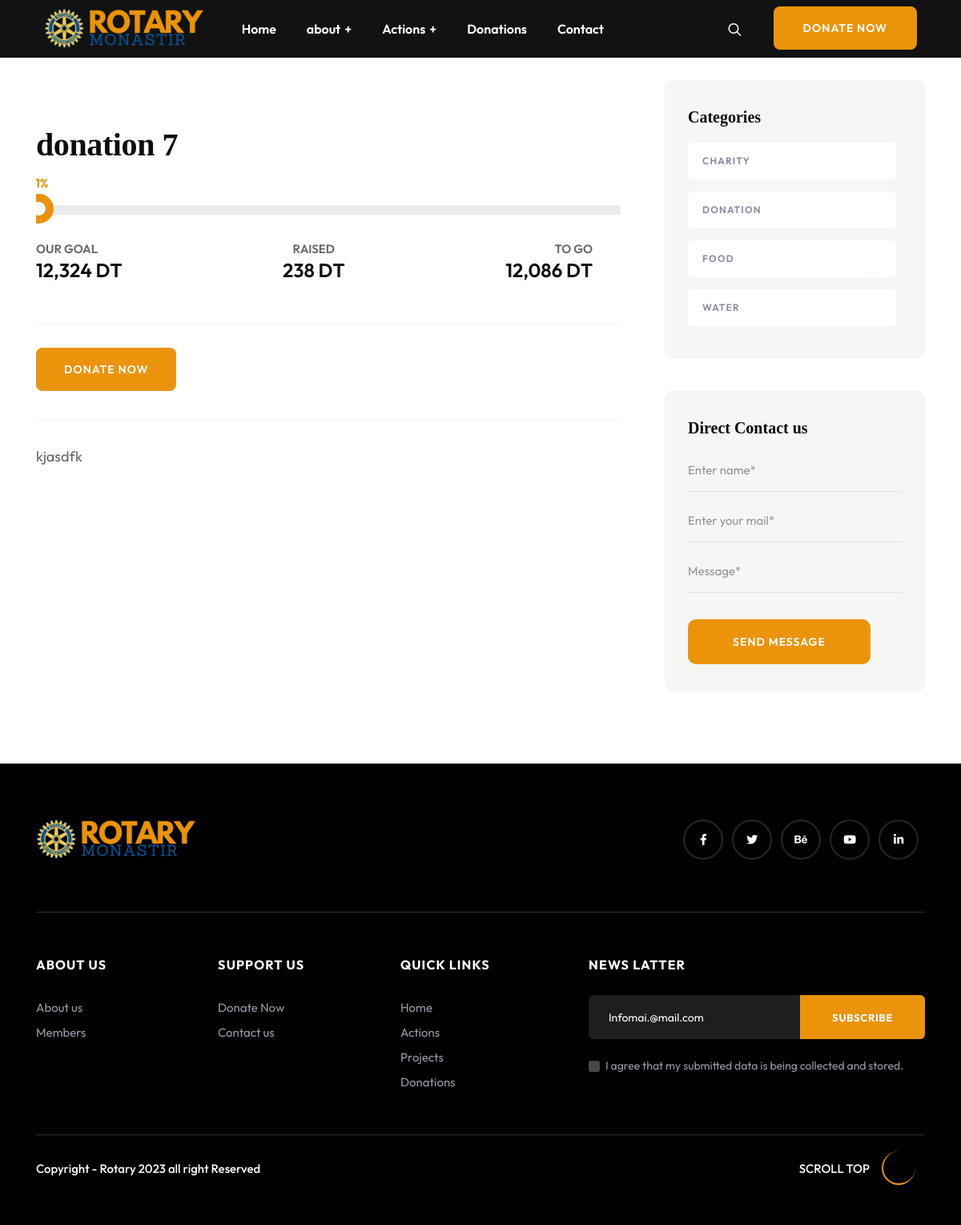
The page /donation/donation-7/ on the database its author committed.
### base/models.py (models this page shows, shortened)
class Donation(models.Model):
    title = models.CharField(max_length=200, unique=True)
    slug = AutoSlugField(populate_from='title',unique=True)
    content = models.TextField()
    goal = models.IntegerField()
    raised = models.IntegerField()
    image = models.ImageField(blank=True,upload_to='rotary/donations')
    categories = models.ManyToManyField('Category')
    def get_raised(self):
        return  f'{self.raised:,}'
    def get_goal(self):
        return  f'{self.goal:,}'
    def get_to_go(self):
        return  f'{self.goal - self.raised:,}'
    def get_percent(self):
        return  int(self.raised * 100 / self.goal)

class Category(models.Model):
    name = models.CharField(max_length=40, unique=True)

### base/views.py (the view)
# urls.py: path('donation/<str:pk>/', views.donation , name="donation"),
def donation(request,pk):
    q= request.GET.get('q','')
    donation = Donation.objects.get(slug=pk)
    categories = Category.objects.all().order_by('name')
    context = {'donation': donation,'q':q,'categories':categories}
    return render(request,'base/donation.html',context)

### base/templates/base/donation.html (shortened to what this page needs)
{% extends 'main.html' %} {% load static %} {% block content %}
<main>
   <div class="donation-details-area pt-100 pb-90">
    <div class="container">
       <div class="row">
          <div class="col-lg-8">
             <div class="donation-details-item">
                <div class="donation-card-box donaion-details">
                   <div class="card-item">
                      <div class="tpcard__wrapper donation-details">
                         <div class="tpcard__thumb donation-details">
                         </div>
                         <div class="tpcard__content donation-details">
                            <h4 class="tpcard__title donation-details">{{donation.title}}
                            </h4>
                            <div class="tpcard__progresss">
                               <div class="progress donation-details">
                                  <div class="progress-bar donation-details" role="progressbar"
                                     aria-label="Example with label" style="width: {{donation.get_percent}}%;" aria-valuenow="25"
                                     aria-valuemin="0" aria-valuemax="100">
                                     <span>{{donation.get_percent}}%</span>
                                  </div>
                               </div>
                            </div>
                            <div class="tpcard__bottom d-flex justify-content-between">
                               <div class="tpcard__details donation-details">
                                  <span class="subtitle">our goal</span> <br>
                                  <span class="sale">{{donation.get_goal}} Dt</span>
                               </div>
                               <div class="tpcard__details donation-details">
                                  <span class="subtitle text-center">Raised</span> <br>
                                  <span class="sale">{{donation.get_raised}} Dt</span>
                               </div>
                               <div class="tpcard__details donation-details">
                                  <span class="subtitle text-end">to go</span> <br>
                                  <span class="sale">{{donation.get_to_go}} Dt</span>
                               </div>
                            </div>
                         </div>
                      </div>
                   </div>
                </div>
                <div class="donation-error-notification p-relative">
                   <div class="donation-btn">
                      <a class="tp-btn tp-btn-shine-effect" href="donation-details.html">Donate now</a>
                   </div>
                </div>
                <div class="donation-details-text mt-60">
                   <p class="mb-30">{{donation.content}}</p>
                </div>
             </div>
          </div>
          <div class="col-lg-4">
             <div class="right-padding pl-25">
                <div class="sidebar__widget donation-details mb-40">
                   <h3 class="sidebar__widget-title donation-details">Categories</h3>
                   <div class="sidebar__widget-content donation-details">
                      <ul>
                        {% for category in categories %}
                        <li>
                          <a href="{% url 'donations' %}?q={{category.name}}">{{ category.name }} </a>
                        </li>
                        {% endfor %}
                      </ul>
                   </div>
                </div>
                <div class="sidebar__widget-contact">
                   <h3 class="sidebar__widget-title donation-details contact">Direct Contact us</h3>
                   <input type="text" placeholder="Enter name*">
                   <input type="email" placeholder="Enter your mail*">
                   <input type="text" placeholder="Message*">
                   <div class="sidebar-btn">
                      <button class="tp-btn tp-btn-shine-effect">send message</button>
                   </div>
                </div>
             </div>
          </div>
       </div>
    </div>
 </div>
</main>
{% endblock content %}

### static/css/spacing.css (style rules this page uses)
.mt-60 { margin-top: 60px }
.mb-30 { margin-bottom: 30px }
.mb-40 { margin-bottom: 40px }
.pt-100 { padding-top: 100px }
.pb-90 { padding-bottom: 90px }
.pl-25 { padding-left: 25px }

### rows shown on the page
Donation: title "donation 7", get_percent "1", get_goal "12,324", get_raised "238", get_to_go "12,086", content "kjasdfk"
Category: name "CHARITY"
Category: name "DONATION"
Category: name "FOOD"
Category: name "WATER"
